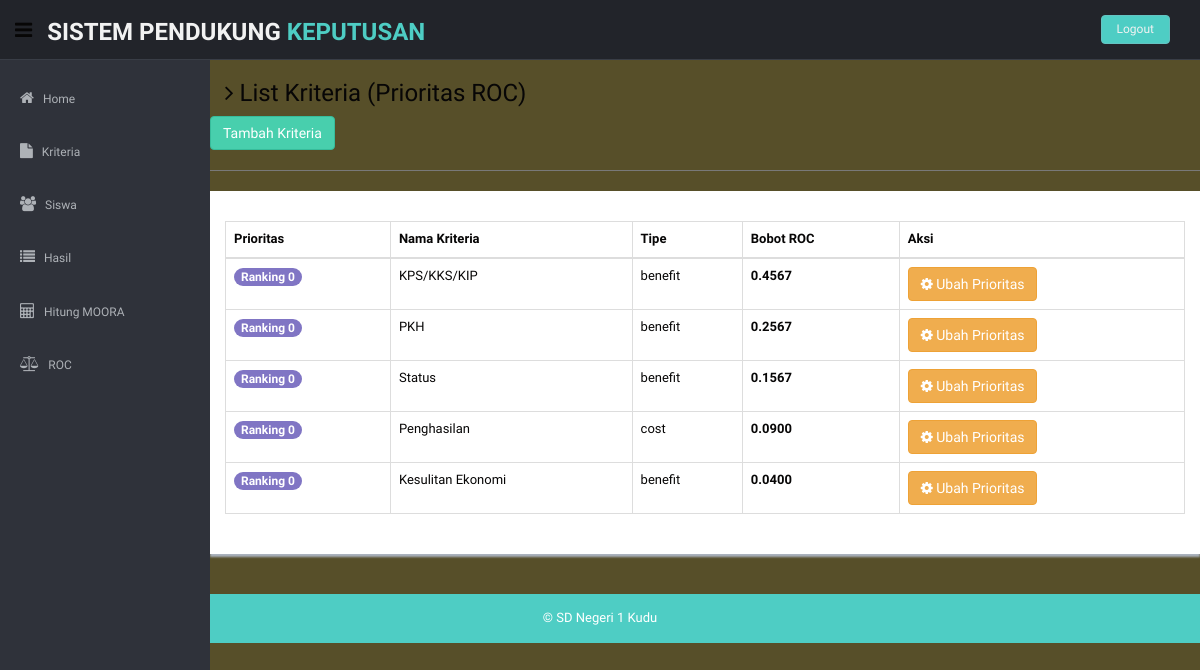
Page /index.php?module=list_kriteria (signed in) on the committed database.
### tables this page shows
CREATE TABLE `tabel_kriteria` (
  `id_kriteria` int(10) NOT NULL,
  `kriteria` text NOT NULL,
  `type` varchar(10) NOT NULL,
  `bobot` float NOT NULL
);

### pages/kriteria/list_kriteria.php (the view, shortened to what this page needs)
<h3><i class="fa fa-angle-right"></i> List Kriteria (Prioritas ROC)</h3>
<div class="row mb">
  <a type="button" class="btn btn-theme03" href="index.php?module=tambah_kriteria">Tambah Kriteria</a>
  <hr>
  <div class="content-panel">
    <div class="adv-table" style="padding: 15px;">
      <table cellpadding="0" cellspacing="0" border="0" class="display table table-bordered" id="myDataTables">
        <thead>
          <tr>
            <th>Prioritas</th> <th>Nama Kriteria</th>
            <th>Tipe</th>
            <th>Bobot ROC</th>
            <th>Aksi</th>
          </tr>
        </thead>
        <tbody>
  <?php
  $sql = "SELECT * FROM tabel_kriteria ORDER BY prioritas ASC";
  $result = mysqli_query($koneksi, $sql);
  $data_kriteria = [];
  while ($row = mysqli_fetch_assoc($result)) {
      $data_kriteria[] = $row;
  }
  $n = count($data_kriteria);
  $rank = 1;
  if ($n > 0) {
      foreach ($data_kriteria as $row) {
          $sum_harmonic = 0;
          for ($i = $rank; $i <= $n; $i++) {
              $sum_harmonic += (1 / $i);
          }
          $bobot_roc = $sum_harmonic / $n;
          $bobot_fix = number_format($bobot_roc, 4);
  ?>
          <tr class="gradeX">
            <td><span class="badge bg-primary">Ranking <?=$row['prioritas']?></span></td>
            <td><?=$row['kriteria']?></td>
            <td><?=$row['type']?></td>
            <td><strong><?=$bobot_fix?></strong></td>
            <td class="hidden-phone">
                <a href="index.php?module=update_kriteria&id_kriteria=<?=$row['id_kriteria']?>"><button type="button" class="btn btn-warning"><i class="fa fa-cog"></i> Ubah Prioritas</button></a>
            </td>
          </tr>
  <?php
          $rank++;
      }
  } else {
      echo "<tr><td colspan='5' class='text-center'>Data Kosong</td></tr>";
  }
  ?>
        </tbody>
      </table>
    </div>
  </div>
</div>

### css/style.css (style rules this page uses)
body { color: #070606; background: #574f29; font-family: 'Ruda', sans-serif; padding: 0px !important; margin: 0px !important; font-size:13px; }
a, a:hover, a:focus { text-decoration: none; outline: none; }
.btn-theme03 { color: #fff; background-color: #48cfad; border-color: #37bc9b; }
hr { margin-top: 20px; margin-bottom: 20px; border: 0; border-top: 1px solid #797979; }
.mb { margin-bottom: 25px; }
.content-panel { background: #ffffff; box-shadow: 0px 3px 2px #aab2bd; padding-top: 15px; padding-bottom: 5px; }
.badge.bg-primary { background: #8075c4; }

### rows in the picture
tabel_kriteria: prioritas "0", kriteria "KPS/KKS/KIP", type "benefit", bobot_fix "0.4567"
tabel_kriteria: prioritas "0", kriteria "PKH", type "benefit", bobot_fix "0.2567"
tabel_kriteria: prioritas "0", kriteria "Status", type "benefit", bobot_fix "0.1567"
tabel_kriteria: prioritas "0", kriteria "Penghasilan", type "cost", bobot_fix "0.0900"
tabel_kriteria: prioritas "0", kriteria "Kesulitan Ekonomi", type "benefit", bobot_fix "0.0400"
